Frame 1 (no input): blank canvas, image omitted
Frame 60 (the mouse pressed at the canvas centre just before this capture): blank canvas, image omitted
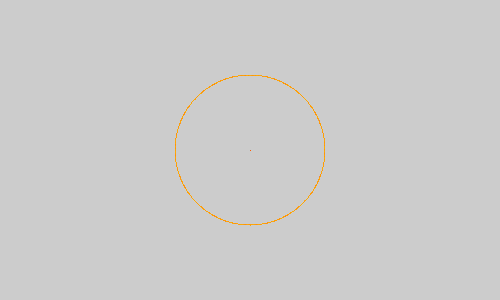
Frame 120 (the mouse held since frame 60 and released just before this capture)

The Processing sketch whose frames 1 and 60 were blank and that drew this single picture after the mouse press (run headless with seeded random() and noise(); from frame 60 on, the mouse is pressed at the canvas centre):

// Processing sketch: en_cours_5_mandala
// ── en_cours_5_mandala.pde
void setup() {
  size(500,300);
  colorMode(HSB,1,1,1,1);
}

int count;
void draw() {
  if(bg_is) background(0);
    strokeWeight(1);
    float hue = abs(sin(frameCount *0.001));
    //println(hue);
  int c = color(hue,1,1);  
  stroke(c);
  int num_gen = (int)map(mouseX,0,width,1,50);
  if(num_gen < 1) {
    num_gen = 1;
  }
  for(int i = 0 ; i < num_gen ; i++) {
    generator(count);
    count++;
  }
}

void generator(int count) {
  float val_x = sin(count *01);
  float val_y = cos(count *01);
  float tx = width/2;
  float ty = height/2;
  float s = mouseY/2;
  float x = val_x *s;
  float y = val_y *s;
  point(x+tx,y+ty);
  // point(x,y);
}


boolean bg_is;
void keyPressed() {
  if(key == 'b') {
    bg_is = !bg_is;
  }
}
